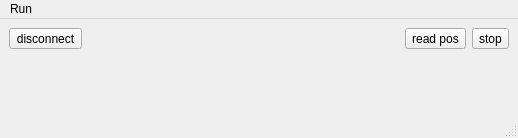
<?xml version="1.0" encoding="UTF-8"?>
<ui version="4.0">
 <class>MainWindow</class>
 <widget class="QMainWindow" name="MainWindow">
  <property name="geometry">
   <rect>
    <x>0</x>
    <y>0</y>
    <width>518</width>
    <height>138</height>
   </rect>
  </property>
  <property name="windowTitle">
   <string>MainWindow</string>
  </property>
  <widget class="QWidget" name="centralwidget">
   <layout class="QVBoxLayout" name="verticalLayout_2">
    <item>
     <layout class="QHBoxLayout" name="horizontalLayout">
      <item>
       <widget class="QToolButton" name="disconnect_btn">
        <property name="text">
         <string>disconnect</string>
        </property>
       </widget>
      </item>
      <item>
       <spacer name="horizontalSpacer">
        <property name="orientation">
         <enum>Qt::Horizontal</enum>
        </property>
        <property name="sizeHint" stdset="0">
         <size>
          <width>40</width>
          <height>20</height>
         </size>
        </property>
       </spacer>
      </item>
      <item>
       <widget class="QToolButton" name="readpos_btn">
        <property name="text">
         <string>read pos</string>
        </property>
       </widget>
      </item>
      <item>
       <widget class="QToolButton" name="stop_btn">
        <property name="text">
         <string>stop</string>
        </property>
       </widget>
      </item>
     </layout>
    </item>
    <item>
     <layout class="QVBoxLayout" name="verticalLayout">
      <item>
       <widget class="SingleChannelWidget" name="ch1" native="true"/>
      </item>
      <item>
       <widget class="SingleChannelWidget" name="ch2" native="true"/>
      </item>
      <item>
       <widget class="SingleChannelWidget" name="ch3" native="true"/>
      </item>
     </layout>
    </item>
   </layout>
  </widget>
  <widget class="QMenuBar" name="menubar">
   <property name="geometry">
    <rect>
     <x>0</x>
     <y>0</y>
     <width>518</width>
     <height>21</height>
    </rect>
   </property>
   <widget class="QMenu" name="menurun">
    <property name="title">
     <string>Run</string>
    </property>
    <addaction name="actionstop"/>
    <addaction name="actiondisconnect"/>
    <addaction name="separator"/>
    <addaction name="actionreadpos"/>
    <addaction name="actionreadcap"/>
   </widget>
   <addaction name="menurun"/>
  </widget>
  <widget class="QStatusBar" name="statusbar"/>
  <action name="actionstop">
   <property name="text">
    <string>Stop Motors</string>
   </property>
  </action>
  <action name="actiondisconnect">
   <property name="text">
    <string>Stop and Disconnect</string>
   </property>
  </action>
  <action name="actionreadpos">
   <property name="text">
    <string>Read Positions</string>
   </property>
  </action>
  <action name="actionreadcap">
   <property name="text">
    <string>Read Capacitance</string>
   </property>
  </action>
 </widget>
 <customwidgets>
  <customwidget>
   <class>SingleChannelWidget</class>
   <extends>QWidget</extends>
   <header>motionwidgets</header>
   <container>1</container>
  </customwidget>
 </customwidgets>
 <resources/>
 <connections/>
</ui>
